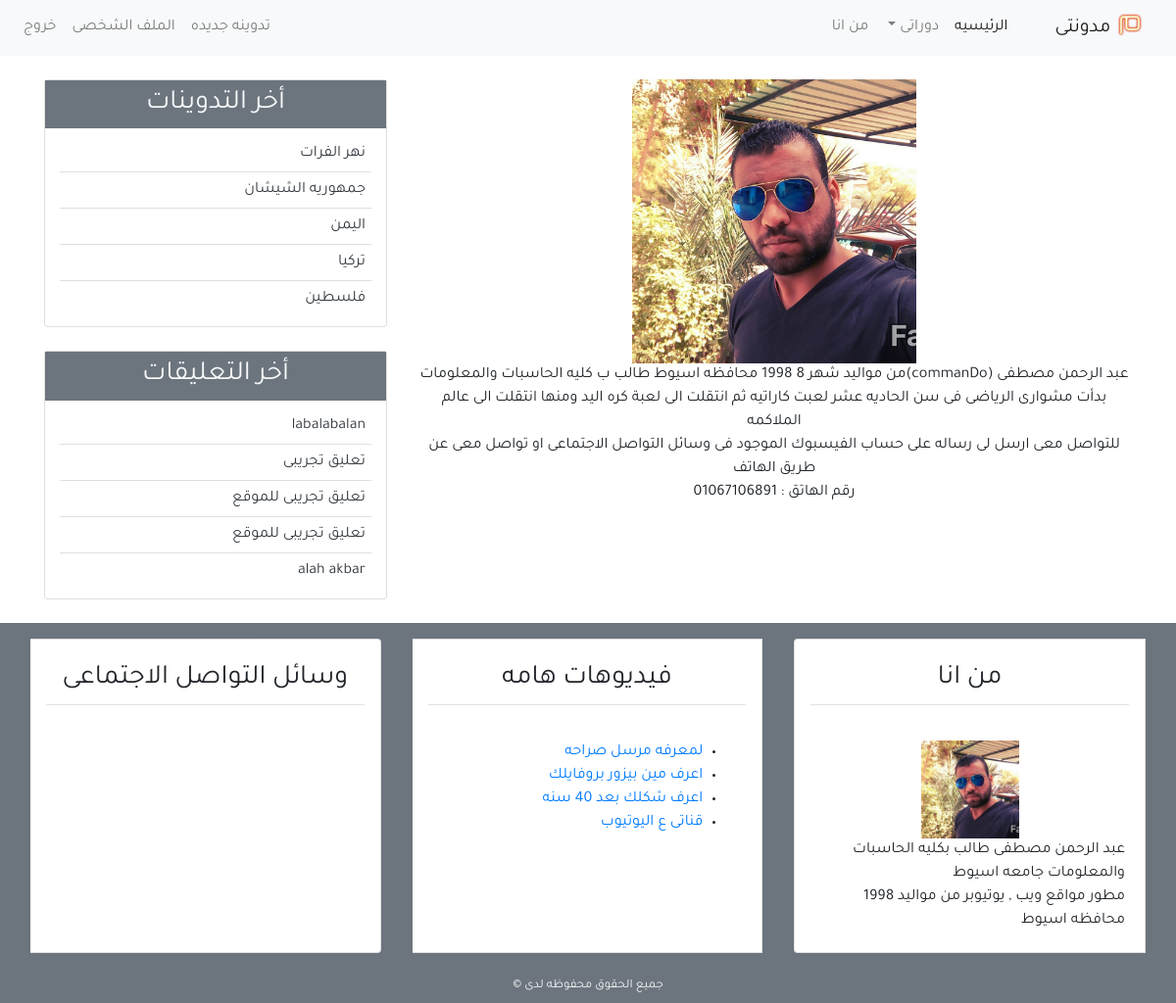
The page /about/ (signed in) on the database its author committed.
### Blog/models.py (models this page shows, shortened)
class post(models.Model):
    title = models.CharField(max_length=100)
    content = models.TextField()
    post_date = models.DateTimeField(auto_now_add=True)
    post_update = models.DateTimeField(default= timezone.now)
    author = models.ForeignKey(User,on_delete=models.CASCADE)
    class Meta:
        ordering = ('-post_date',)

class comment(models.Model):
    name = models.CharField(max_length=100 ,verbose_name='الاسم')
    email = models.EmailField(verbose_name='البريد الالكترونى')
    body = models.TextField(verbose_name='التعليق')
    post_date = models.DateTimeField(auto_now_add=True)
    active = models.BooleanField(default=True)
    post = models.ForeignKey(post, on_delete=models.CASCADE ,related_name='comments')
    class Meta:
        ordering = ('-post_date',)

### Blog/views.py (the view)
# urls.py: path('about/',views.about,name='about'),
def about(request):
    return render(request,'blog/about.html',{})

### Blog/templatetags/post_tag.py (called while the page is built)
@register.inclusion_tag('blog/latest_posts.html')
def latest_posts():
    context = {
        'l_posts': post.objects.all()[0:5],
    }
    return context

@register.inclusion_tag('blog/latest_comments.html')
def latest_comments():
    context = {
        'l_comments': comment.objects.filter(active=True)[:5],
    }
    return context

### Blog/Templates/blog/about.html (shortened to what this page needs)
{%extends 'blog/base.html'%}
{%load static%}
{%block content%}
<div class="text-center rounded-circle">
    <img src="{%static 'images/abdo.jpg' %}" width="290">
    <p> عبد الرحمن مصطفى (commanDo)من مواليد شهر 8 1998 محافظه اسيوط طالب ب كليه الحاسبات والمعلومات
    <br>
        بدأت مشوارى الرياضى فى سن الحاديه عشر لعبت كاراتيه ثم انتقلت الى لعبة كره اليد ومنها انتقلت الى عالم الملاكمه
        <br>
        للتواصل معى ارسل لى رساله على حساب الفيسبوك الموجود فى وسائل التواصل الاجتماعى او تواصل معى عن طريق الهاتف
        <br>
        رقم الهاتق :
        01067106891
    </p>
</div>
{%endblock%}

### Blog/Templates/blog/latest_posts.html
<ul class="list-group-flush latest-post ">
    {%for post in l_posts%}
    <li class="list-group-item latest-post-item"> <a class="text-dark" href="{%url 'post_details' post.id %}">{{post.title}}</a></li>
     {%endfor%}
</ul>

### Blog/Templates/blog/latest_comments.html
<ul class="list-group-flush latest-comment ">
    {%for comment in l_comments%}
    <li class="list-group-item latest-comment-item"> <a class="text-dark" href="{%url 'post_details' comment.post.id %}">{{comment.body}}</a></li>
 {%empty%}
    <li class="list-group-item latest-comment-item">لايوجد تعليقات  </li>
    {%endfor%}
</ul>

### static/css/styles.css (style rules this page uses)
html, body { direction: rtl; text-align: right; }
body { font-family: 'Tajawal', sans-serif; }
.latest-post ,.latest-comment { padding:0 15px; }
.latest-post .latest-post-item , .latest-comment .latest-comment-item { padding:6px; }
.latest-post li:first-child , .latest-comment li:first-child { border-top:0; }
.latest-post li:last-child , .latest-comment li:last-child { border-bottom:0; padding-bottom:0; }

### rows shown on the page
post: title "نهر الفرات"
post: title "جمهوريه الشيشان"
post: title "اليمن"
post: title "تركيا"
post: title "فلسطين"
comment: body "labalabalan"
comment: body "تعليق تجريبى"
comment: body "تعليق تجريبى للموقع"
comment: body "تعليق تجريبى للموقع"
comment: body "alah akbar"
